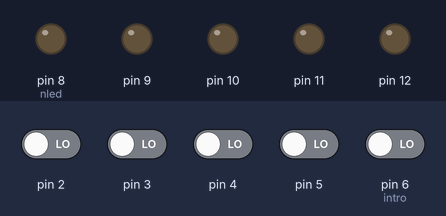
Bench run of a sketch on a simulated Arduino Uno, built with avr-gcc and run on an emulated ATmega328P. Parts: output pins drawn as LEDs (lit = HIGH). Inputs (shaded band) come from the test bench; at power-on: pin 2–5, pin 6 (intro) LOW.

Above: at 4.1 s.
4.2 s: pin 2 driven HIGH
At 8.5 s:
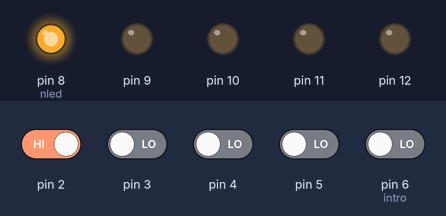
9.5 s: pin 3 driven HIGH
At 13.1 s:
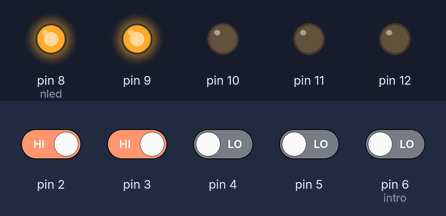
14.8 s: pin 4 driven HIGH
At 17.6 s:
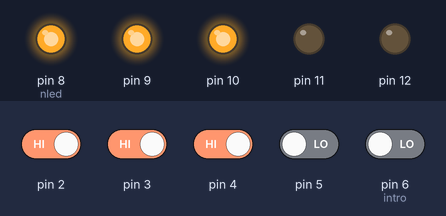
19.4 s: pin 2 driven LOW
At 22.2 s:
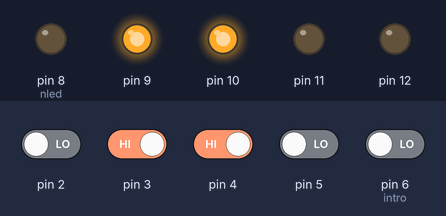
24.0 s: pin 3 driven LOW
28.5 s: pin 2 driven HIGH
Timing chart, 0 to 34.1 s (numbered marks = the images above; inputs shaded):
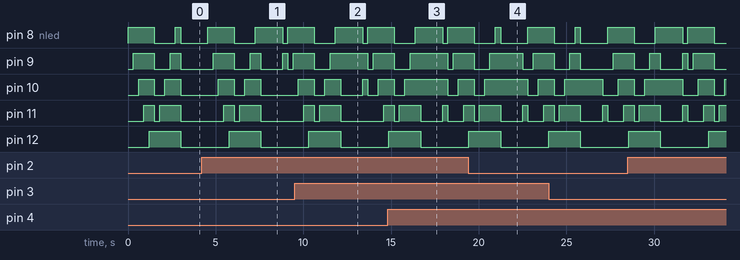

The sketch:

SwitchLEDs1.ino
```cpp
const byte intro = 6;

void setup() {
  // Pines de 2 (LSB) a 5 (MSB) Dip Switch (Entrada)
  for(int pinI = 2; pinI < 6; ++pinI)
    pinMode(pinI, INPUT);

 pinMode(intro, INPUT);  // Para botón de intro

  // Pines de 8 (LSB) a 12 (MSB) LEDs (Salida)
  for(int pinO = 8; pinO < 13; ++pinO)
    pinMode(pinO, OUTPUT);

}

int val1, val2, suma; // Guardará valores a sumar (val tiene MAX de 15) (suma MAX de 30)

void loop() {

  animacion();

  suma = val1 = val2 = 0;  // Necesario inicializar en ceros

  while(digitalRead(intro) == HIGH);   // Hasta que intro sea presionado
  // Lee val1 con pines 2 a 5 conviertendo a decimal
  for(int pin = 2, pot = 1; pin <= 5; ++pin, pot *=2)
    val1 += digitalRead(pin) * pot;
   for(int i = 8; i < 12; ++i)
    digitalWrite(i, digitalRead(i-6));
   //printBinary(val1); // Manda valor a LEDs
   delay(330);  // Delay de rebote

  while(digitalRead(intro) == HIGH);   // Hasta que intro sea presionado
  // Lee val2 con pines 2 a 5 conviertendo a decimal
  for(int pin = 2, pot = 1; pin <= 5; ++pin, pot *=2)
    val2 += digitalRead(pin) * pot;
   printBinary(val2); // Manda valor a LEDs
   delay(930);  // Delay de rebote y visualizar segundo sumando

  suma = val1 + val2;

  // Imprime en LEDs (pin 7 a 11), convierte suma a valor binario
  printBinary(suma);

  while(digitalRead(intro) == HIGH);   // Hasta que intro sea presionado
  delay(300);  // Delay de rebote
}

void animacion(){


  // Todo LED en LOW
  for(int i = 8; i < 13; ++i)
    digitalWrite(i, LOW);

  int nled = 8;
  while(nled < 13){
    digitalWrite(nled++, HIGH);
    delay(300);
  }

  // Todo LED en LOW
  for(int i = 8; i < 13; ++i)
    digitalWrite(i, LOW);

  --nled;
  while(nled > 7){
    digitalWrite(nled--, HIGH);
    delay(300);
  }

  // Todo LED en LOW
  for(int i = 8; i < 13; ++i)
    digitalWrite(i, LOW);
}

void printBinary(int bin){   // Imprime en los 5 LEDs el número bin

  // Todo LED en LOW
  for(int i = 8; i < 13; ++i)
    digitalWrite(i, LOW);

  // Como los LEDs ya están en LOW, solo activa unos como HIGH
  // Convierte a binairo e imprime
  int nled = 8;
  while(bin > 0){
    if(bin % 2 == 1)
      digitalWrite(nled, HIGH);
     bin /= 2;
     nled++;
  }

}
```
